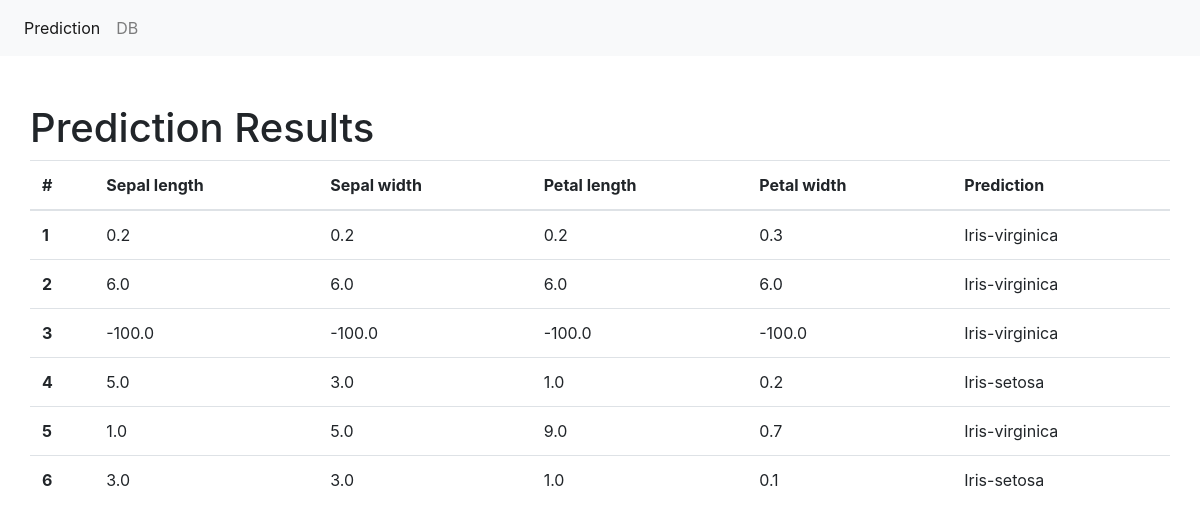
Before: /results/ with the older database file.
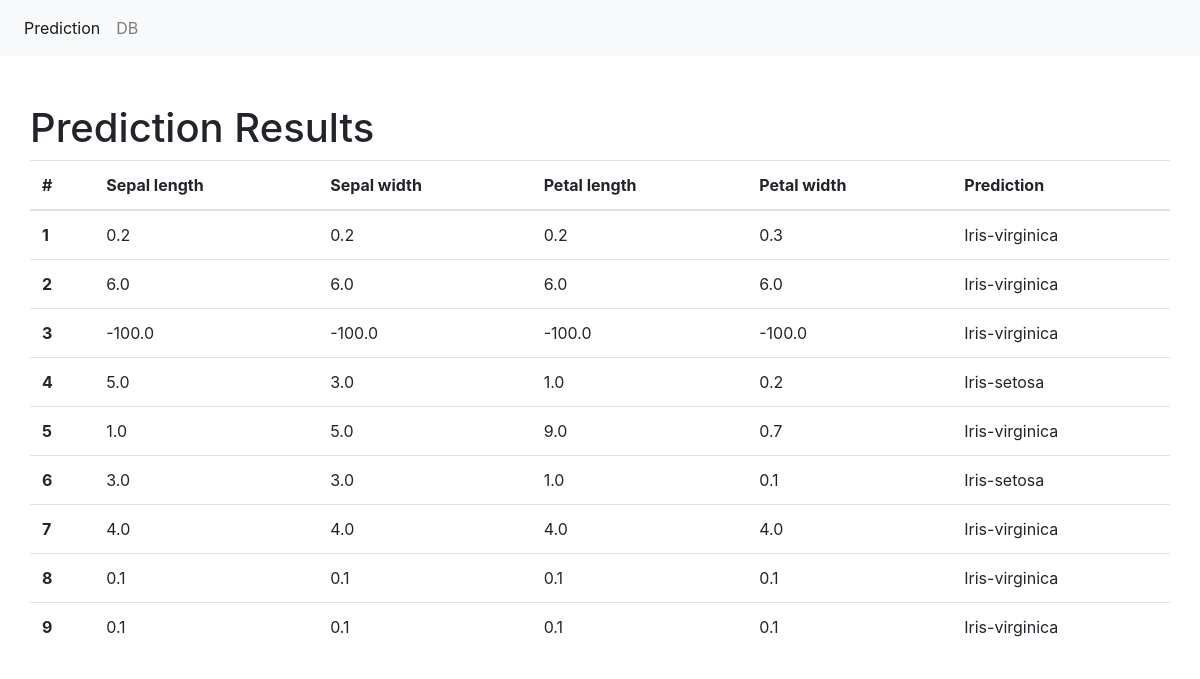
After: the same page with the newer database file.
### prediction/models.py (models this page shows, shortened)
class PredResults(models.Model):
    sepal_length = models.FloatField()
    sepal_width = models.FloatField()
    petal_length = models.FloatField()
    petal_width = models.FloatField()
    classification = models.CharField(max_length=30)

### prediction/views.py (the view)
# urls.py: path('results/', views.view_results, name='results'),
def view_results(request):
    data = {"dataset": PredResults.objects.all()}
    return render(request, "results.html", data)

### prediction/templates/results.html
{% extends "base.html" %}
{% block main %}
    <div class="container pt-5">
        <div class="row">
        <h1>Prediction Results</h1>
            <table class="table">
                <thead>
                <tr>
                <th scope="col">#</th>
                <th scope="col">Sepal length</th>
                <th scope="col">Sepal width</th>
                <th scope="col">Petal length</th>
                <th scope="col">Petal width</th>
                <th scope="col">Prediction</th>
                </tr>
                </thead>
                <tbody>
                {% for data in dataset %}
                    <tr>
                    <th scope="row">{{ data.id }}</th>
                    <td>{{ data.sepal_length }}</td>
                    <td>{{ data.sepal_width }}</td>
                    <td>{{ data.petal_length }}</td>
                    <td>{{ data.petal_width }}</td>
                    <td>{{ data.classification }}</td>
                    </tr>
                {% endfor %}
                </tbody>
            </table>
        </div>
    </div>
{% endblock %}

### prediction/templates/base.html (shortened to what this page needs)
<!doctype html>
<html lang="en">
    <head>
    <link rel="stylesheet" href="https://stackpath.bootstrapcdn.com/bootstrap/4.4.1/css/bootstrap.min.css">
    </head>
    <body>
    <nav class="navbar navbar-expand-lg navbar-light bg-light">
        <div class="collapse navbar-collapse" id="navbarSupportedContent">
            <ul class="navbar-nav mr-auto">
                <li class="nav-item active">
                    <a class="nav-link" href="/">Prediction <span class="sr-only">(current)</span></a>
                </li>
                <li class="nav-item">
                    <a class="nav-link" href="/results">DB</a>
                </li>
            </ul>
        </div>
    </nav>
    {% block main %}
    {% endblock %}
    </body>
</html>

Changed rows visible on the page:
added PredResults: id "7", sepal_length "4.0", sepal_width "4.0", petal_length "4.0", petal_width "4.0", classification "Iris-virginica"
added PredResults: id "8", sepal_length "0.1", sepal_width "0.1", petal_length "0.1", petal_width "0.1", classification "Iris-virginica"
added PredResults: id "9", sepal_length "0.1", sepal_width "0.1", petal_length "0.1", petal_width "0.1", classification "Iris-virginica"
